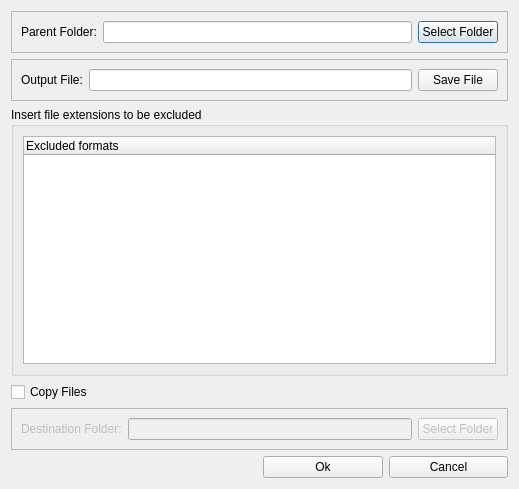
<?xml version="1.0" encoding="UTF-8"?>
<ui version="4.0">
 <class>Dialog</class>
 <widget class="QDialog" name="Dialog">
  <property name="geometry">
   <rect>
    <x>0</x>
    <y>0</y>
    <width>519</width>
    <height>489</height>
   </rect>
  </property>
  <property name="windowTitle">
   <string>Inventory Tools</string>
  </property>
  <layout class="QGridLayout" name="gridLayout_5">
   <item row="0" column="0" colspan="2">
    <widget class="QFrame" name="frame">
     <property name="frameShape">
      <enum>QFrame::StyledPanel</enum>
     </property>
     <property name="frameShadow">
      <enum>QFrame::Raised</enum>
     </property>
     <layout class="QGridLayout" name="gridLayout_4">
      <item row="0" column="0">
       <layout class="QHBoxLayout" name="horizontalLayout">
        <item>
         <widget class="QLabel" name="label">
          <property name="text">
           <string>Parent Folder:</string>
          </property>
         </widget>
        </item>
        <item>
         <widget class="QLineEdit" name="parentFolderEdit"/>
        </item>
        <item>
         <widget class="QPushButton" name="parentFolderButton">
          <property name="text">
           <string>Select Folder</string>
          </property>
         </widget>
        </item>
       </layout>
      </item>
     </layout>
    </widget>
   </item>
   <item row="1" column="0" colspan="2">
    <widget class="QFrame" name="frame_2">
     <property name="frameShape">
      <enum>QFrame::StyledPanel</enum>
     </property>
     <property name="frameShadow">
      <enum>QFrame::Raised</enum>
     </property>
     <layout class="QGridLayout" name="gridLayout_2">
      <item row="0" column="0">
       <layout class="QHBoxLayout" name="horizontalLayout_2">
        <item>
         <widget class="QLabel" name="label_2">
          <property name="text">
           <string>Output File:</string>
          </property>
         </widget>
        </item>
        <item>
         <widget class="QLineEdit" name="outputFileEdit"/>
        </item>
        <item>
         <widget class="QPushButton" name="outputFileButton">
          <property name="text">
           <string>Save File</string>
          </property>
         </widget>
        </item>
       </layout>
      </item>
     </layout>
    </widget>
   </item>
   <item row="2" column="0" colspan="2">
    <widget class="QGroupBox" name="groupBox">
     <property name="title">
      <string>Insert file extensions to be excluded</string>
     </property>
     <layout class="QGridLayout" name="gridLayout">
      <item row="0" column="0">
       <widget class="QTreeWidget" name="treeWidget">
        <column>
         <property name="text">
          <string>Excluded formats</string>
         </property>
        </column>
       </widget>
      </item>
     </layout>
    </widget>
   </item>
   <item row="3" column="0">
    <widget class="QCheckBox" name="copyFilesCheckBox">
     <property name="text">
      <string>Copy Files</string>
     </property>
    </widget>
   </item>
   <item row="4" column="0" colspan="2">
    <widget class="QFrame" name="frame_3">
     <property name="enabled">
      <bool>false</bool>
     </property>
     <property name="frameShape">
      <enum>QFrame::StyledPanel</enum>
     </property>
     <property name="frameShadow">
      <enum>QFrame::Raised</enum>
     </property>
     <layout class="QGridLayout" name="gridLayout_3">
      <item row="0" column="0">
       <layout class="QHBoxLayout" name="horizontalLayout_3">
        <item>
         <widget class="QLabel" name="label_3">
          <property name="text">
           <string>Destination Folder:</string>
          </property>
         </widget>
        </item>
        <item>
         <widget class="QLineEdit" name="destinationFolderEdit"/>
        </item>
        <item>
         <widget class="QPushButton" name="copyFilesButton">
          <property name="text">
           <string>Select Folder</string>
          </property>
         </widget>
        </item>
       </layout>
      </item>
     </layout>
    </widget>
   </item>
   <item row="5" column="1">
    <layout class="QHBoxLayout" name="horizontalLayout_4">
     <item>
      <widget class="QPushButton" name="okButton">
       <property name="text">
        <string>Ok</string>
       </property>
      </widget>
     </item>
     <item>
      <widget class="QPushButton" name="cancelButton">
       <property name="text">
        <string>Cancel</string>
       </property>
      </widget>
     </item>
    </layout>
   </item>
  </layout>
 </widget>
 <resources/>
 <connections/>
</ui>
